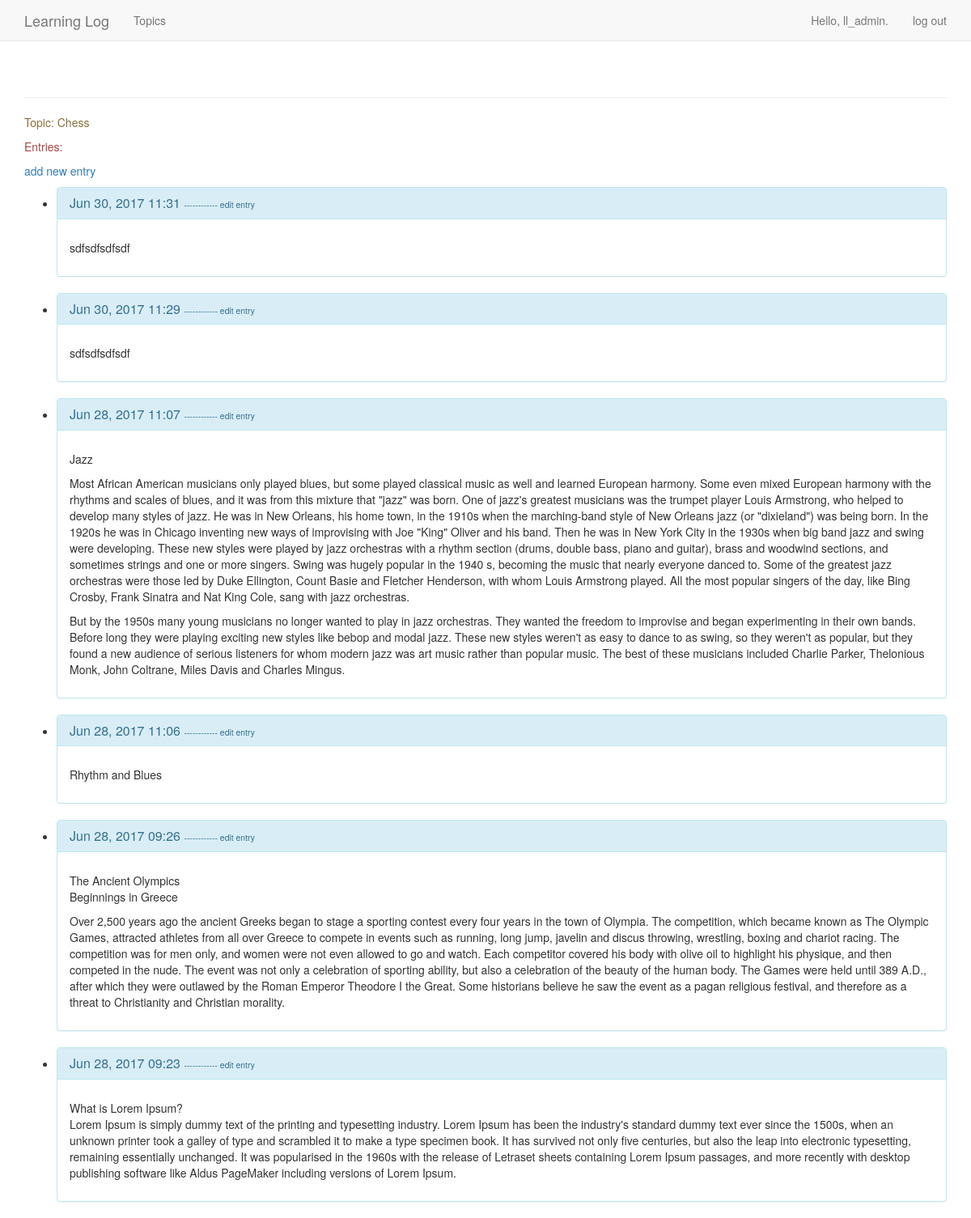
The page /topics/1/ (signed in) on the database its author committed.
### learning_logs/models.py (models this page shows, shortened)
class Topic(models.Model):
    text = models.CharField(max_length=200)
    date_added = models.DateTimeField(auto_now_add=True)
    owner = models.ForeignKey(User)
    def __unicode__(self):
        return self.text

class Entry(models.Model):
    topic = models.ForeignKey(Topic)
    text = models.TextField()
    date_added = models.DateTimeField(auto_now_add=True)
    class Meta:
        verbose_name_plural = 'entries'

### learning_logs/views.py (the view)
# urls.py: url(r'^topics/(?P<topic_id>\d+)/$', views.topic, name='topic'),
@login_required
def topic(request, topic_id):
    topic = Topic.objects.get(id=topic_id)
    if topic.owner != request.user:
        raise Http404
    entries = topic.entry_set.order_by('-date_added')
    context = {'topic': topic, 'entries': entries}
    return render(request, 'learning_logs/topic.html', context)

### learning_logs/templates/learning_logs/topic.html (shortened to what this page needs)
<!DOCTYPE html>
<html lang="en">
<head>
</head>
<body>
    {% extends "learning_logs/base.html" %}
    {% block content %}
        <p class="text-warning">Topic: {{ topic }}</p>
        <p class="text-danger">Entries:</p>
            <p>
                <a href="{% url 'learning_logs:new_entry' topic.id %}">add new entry</a>
            </p>
        <ul>
        {% for entry in entries %}
            <li class="panel panel-info">
                <div class="panel-heading">
                    <h3 class="panel-title">{{ entry.date_added|date:'M d, Y H:i' }}
                        <small>
                            <a href="{% url 'learning_logs:edit_entry' entry.id %}">------------ edit entry</a>
                        </small>
                    </h3>
                </div>
                <div class="panel-body">
                    <p>{{ entry.text|linebreaks }}</p>
                </div>
            </li>
        {% empty %}
            <li>
                There are no entries for this topic yet.
            </li>
        {% endfor %}
        </ul>
    {% endblock content %}

### learning_logs/templates/learning_logs/base.html (shortened to what this page needs)
<!DOCTYPE html>
<html lang="en">
<head>
    {% load bootstrap3 %}
    {% bootstrap_css %}
</head>
<body>
    <nav class="navbar navbar-default navbar-static-top">
      <div class="container">
        <div class="navbar-header">
          <a class="navbar-brand" href="{% url 'learning_logs:index' %}">
              Learning Log</a>
        </div>
        <div id="navbar" class="navbar-collapse collapse">
          <ul class="nav navbar-nav">
            <li><a href="{% url 'learning_logs:topics' %}">Topics</a></li>
          </ul>
          <ul class="nav navbar-nav navbar-right">
            {% if user.is_authenticated %}
              <li><a>Hello, {{ user.username }}.</a></li>
              <li><a href="{% url 'users:logout' %}">log out</a></li>
            {% else %}
              <li><a href="{% url 'users:register' %}">register</a></li>
              <li><a href="{% url 'users:login' %}">log in</a></li>
            {% endif %}
          </ul>
        </div>
      </div>
    </nav>
    <div class="container">
      <div class="page-header">
      </div>
      <div>
        {% block content %}{% endblock %}
      </div>
    </div>
</body>
</html>

### rows shown on the page
Topic: text "Chess"
Entry: date_added "Jun 30, 2017 11:31", text "sdfsdfsdfsdf"
Entry: date_added "Jun 30, 2017 11:29", text "sdfsdfsdfsdf"
Entry: date_added "Jun 28, 2017 11:07", text "Jazz Most African American musicians only played blues, but some played classical music as well and learned European harmony. Some even mixed European harmony with the rhythms and scales of blues, and it was from this mixture that \"jazz\" was born. One of jazz's greatest musicians was the trumpet player Louis Armstrong, who helped to develop many styles of jazz. He was in New Orleans, his home town, in the 1910s when the marching-band style of New Orleans jazz (or \"dixieland\") was being born. In the 1920s he was in Chicago inventing new ways of improvising with Joe \"King\" Oliver and his band. Then he was in New York City in the 1930s when big band jazz and swing were developing. These new…"
Entry: date_added "Jun 28, 2017 11:06", text "Rhythm and Blues"
Entry: date_added "Jun 28, 2017 09:26", text "The Ancient Olympics Beginnings in Greece Over 2,500 years ago the ancient Greeks began to stage a sporting contest every four years in the town of Olympia. The competition, which became known as The Olympic Games, attracted athletes from all over Greece to compete in events such as running, long jump, javelin and discus throwing, wrestling, boxing and chariot racing. The competition was for men only, and women were not even allowed to go and watch. Each competitor covered his body with olive oil to highlight his physique, and then competed in the nude. The event was not only a celebration of sporting ability, but also a celebration of the beauty of the human body. The Games were held until…"
Entry: date_added "Jun 28, 2017 09:23", text "What is Lorem Ipsum? Lorem Ipsum is simply dummy text of the printing and typesetting industry. Lorem Ipsum has been the industry's standard dummy text ever since the 1500s, when an unknown printer took a galley of type and scrambled it to make a type specimen book. It has survived not only five centuries, but also the leap into electronic typesetting, remaining essentially unchanged. It was popularised in the 1960s with the release of Letraset sheets containing Lorem Ipsum passages, and more recently with desktop publishing software like Aldus PageMaker including versions of Lorem Ipsum."

### other values the page prints
{{ user.username }} "ll_admin"
